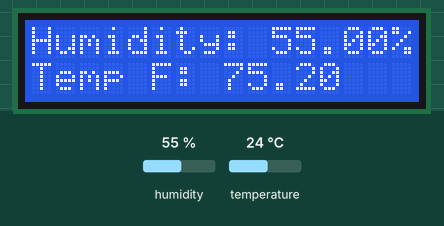
The sketch below on a simulated Arduino Uno, built with avr-gcc and run on an emulated ATmega328P. Parts: 16×2 character LCD. The test bench sets the inputs (shaded band); at power-on: humidity 55 %, temperature 24 °C.

Above: at 1.2 s.
1.3 s: humidity set to 22 %
At 2.5 s:
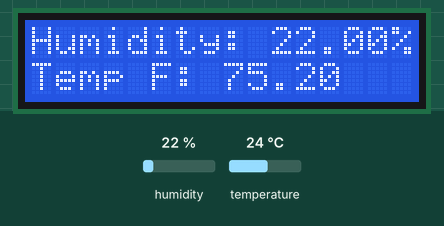
4.6 s: temperature set to 12 °C
At 6.6 s:
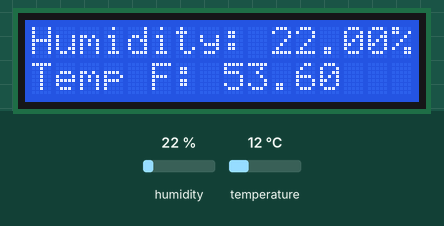
7.7 s: humidity set to 40 %
At 8.6 s:
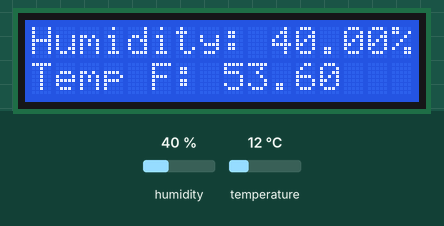
10.5 s: temperature set to 19 °C
At 12.8 s:
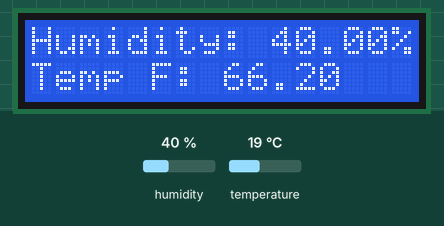
Timing chart, 0 to 14.3 s (numbered marks = the images above; inputs shaded):
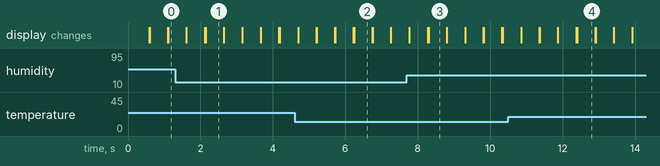

The sketch:

HW_20_LCD_Temp_Hum_Sensor.ino
```cpp
#include <DHT.h>
#include <LiquidCrystal.h>
#define Type DHT11
int sensePin=2;
DHT HT(sensePin,Type);
int rs=7;
int en=8;
int d4=9;
int d5=10;
int d6=11;
int d7=12;
float humidity;
float tempC;
float tempF;
int dt=500;
LiquidCrystal lcd(rs,en,d4,d5,d6,d7);
void setup() {
  // put your setup code here, to run once:
Serial.begin(9600);
lcd.begin(16,2);
HT.begin();
}

void loop() {
  // put your main code here, to run repeatedly:
humidity=HT.readHumidity();
tempC=HT.readTemperature();
tempF=HT.readTemperature(true);
lcd.setCursor(0,0);
lcd.print("Humidity: ");
lcd.print(humidity);
lcd.print("%");
lcd.setCursor(0,1);
lcd.print("Temp F: ");
lcd.print(tempF);
delay(dt);
lcd.clear();
}
```

Measured:
- after the input at 1.3 s, the display: first differs from a run without the input after 0.84 s (image 1)
- after the input at 4.6 s, the display: first differs from a run without the input after 1.6 s (image 2)
- after the input at 7.7 s, the display: first differs from a run without the input after 0.60 s (image 3)
- after the input at 10.5 s, the display: first differs from a run without the input after 1.9 s (image 4)
- what the display in image 1 shows lasts 0.5 s, from 2.1 s to 2.6 s
